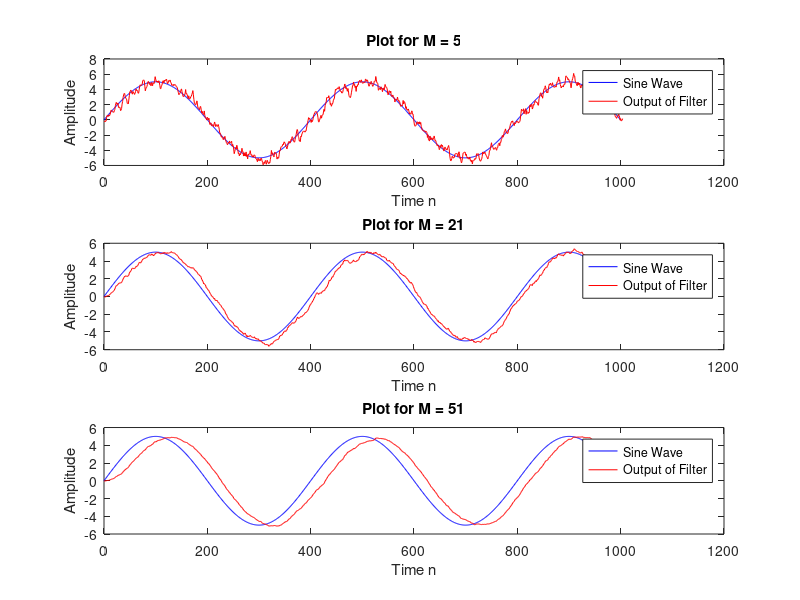

MATLAB code to generate this figure: (Note: this script raises an error after producing the figure.)
n = 0:1:1000;

v = randn(1,length(n));
s = 5*sin(pi/200*n);
x = v+s;

M = [5 21 51];

for k = 1:length(M)
    h = ones(1,M(k));
    y = conv(x,h,"full");
    y = y/M(k);
    subplot(3,1,k);
    n1 = 0:1:(999+M(k));
    plot(n,s,"b",n1,y,"r");
    xlabel("Time n");
    ylabel("Amplitude");
    title(sprintf("Plot for M = %d",M(k)));
    legend("Sine Wave","Output of Filter");
end
sgtitle("Sine Wave and Its Output from the Moving average filter for different values of M");
